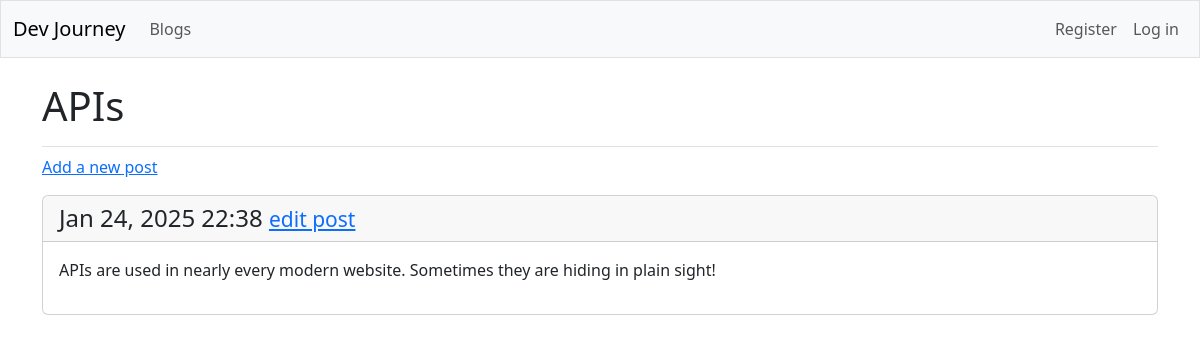
/blogs/4/, run on an earlier commit of the app's database.
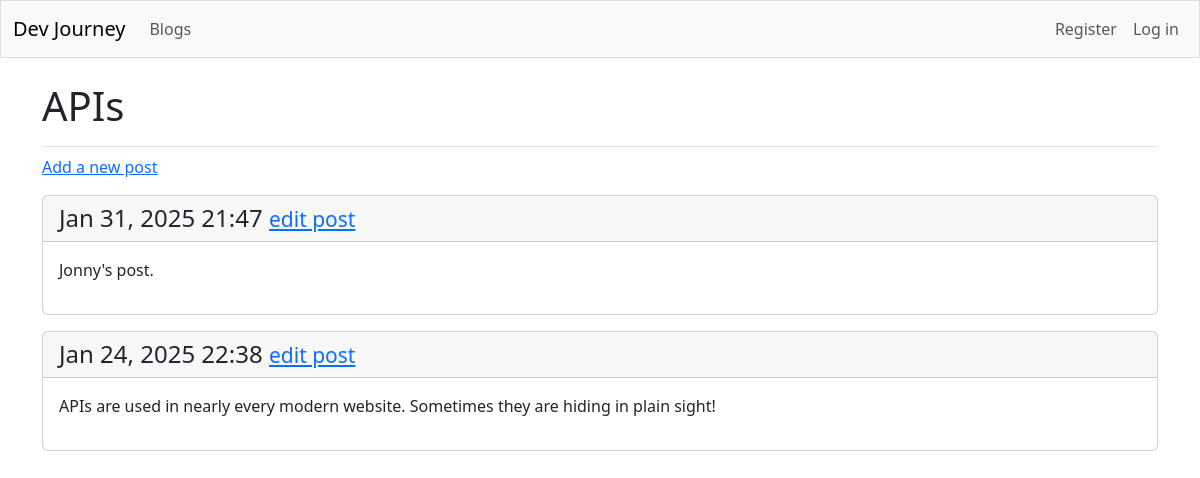
And on a later commit of the database.
### blogs/models.py (models this page shows, shortened)
class Blog(models.Model):
    text = models.CharField(max_length=200)
    date_added = models.DateTimeField(auto_now_add=True)
    owner = models.ForeignKey(User, on_delete=models.CASCADE)

class Post(models.Model):
    blog = models.ForeignKey(Blog, on_delete=models.CASCADE)
    text = models.TextField()
    date_added = models.DateTimeField(auto_now_add=True)
    class Meta:
        verbose_name_plural = 'posts'

### blogs/views.py (the view)
# urls.py: path('blogs/<int:blog_id>/', views.blog, name='blog'),
def blog(request, blog_id):
    blog = Blog.objects.get(id=blog_id)
    posts = blog.post_set.order_by('-date_added')
    context = {'blog':blog, 'posts':posts}
    return render(request, 'blogs/blog.html', context)

### blogs/templates/blogs/blog.html
{% extends 'blogs/base.html' %}
{% block page_header %}
  <h1>{{ blog.text }} </h1>
{% endblock page_header %}
{% block content %}
  <p>
    <a href="{% url 'blogs:new_post' blog.id %}">Add a new post</a>
  </p>
  {% for post in posts %}
    <div class="card mb-3">
      <h4 class="card-header">
        {{ post.date_added|date:'M d, Y H:i' }}
        <small><a href="{% url 'blogs:edit_post' post.id %}">
          edit post</a></small>
      </h4>
      <div class="card-body">{{ post.text|linebreaks }}</div>
    </div>
  {% empty %}
    <p>No posts have been made for this topic yet.</p>
  {% endfor %}
  {% endblock content %}

### blogs/templates/blogs/base.html (shortened to what this page needs)
<!DOCTYPE html>
<html lang="en">
<head>
  {% load django_bootstrap5 %}
  {% bootstrap_css %}
</head>
<body>
  <nav class="navbar navbar-expand-md navbar-light bg-light mb-4 border">
    <div class="container-fluid">
      <a class="navbar-brand" href="{% url 'blogs:index' %}">Dev Journey</a>
      <div class="collapse navbar-collapse" id="navbarCollapse">
        <ul class="navbar-nav me-auto mb-2 mb-md-0">
          <li class="nav-item">
            <a class="nav-link" href="{% url 'blogs:blogs' %}">Blogs</a></li>
        </ul>
        <ul class="navbar-nav ms-auto mb-2 mb-md-0">
          {% if user.is_authenticated %}
            <li class="nav-item">
              <span class="navbar-text me-2">Hello, {{ user.username }}.
                </span></li>
          {% else %}
            <li class="nav-item">
              <a class="nav-link" href="{% url 'accounts:register'%}">
                Register</a></li>
            <li class="nav-item">
              <a class="nav-link" href="{% url 'accounts:login'%}">
                Log in</a></li>
          {% endif %}
        </ul>
      </div>
    </div>
  </nav>
  <main class="container">
    <div class="pb-2 mb-2 border-bottom">
      {% block page_header %}{% endblock page_header %}
    </div>
    <div>
      {% block content %}{% endblock content %}
    </div>
  </main>
</body>
</html>

What changed in the data, as far as the page shows it:
added Post: date_added "Jan 31, 2025 21:47", text "Jonny's post."
